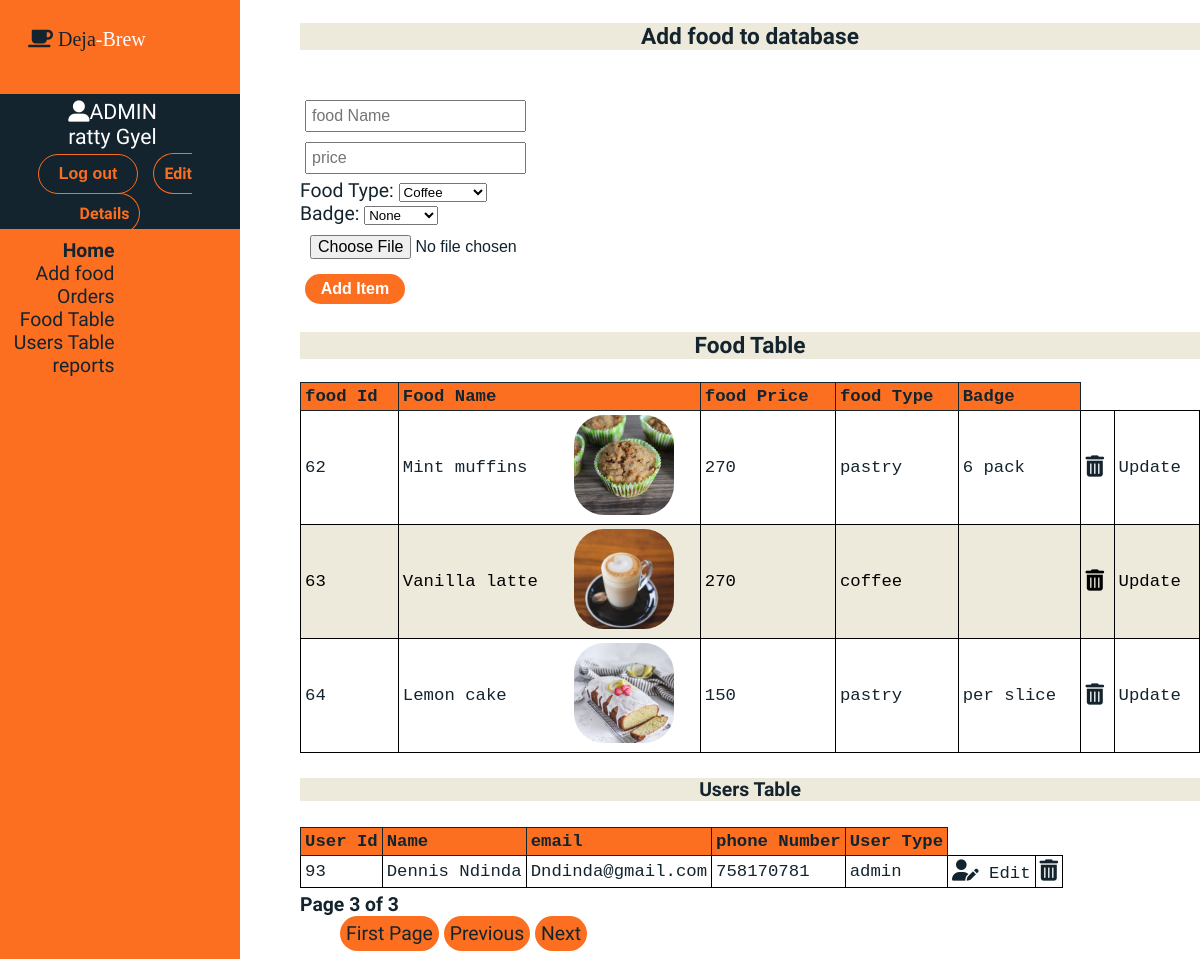
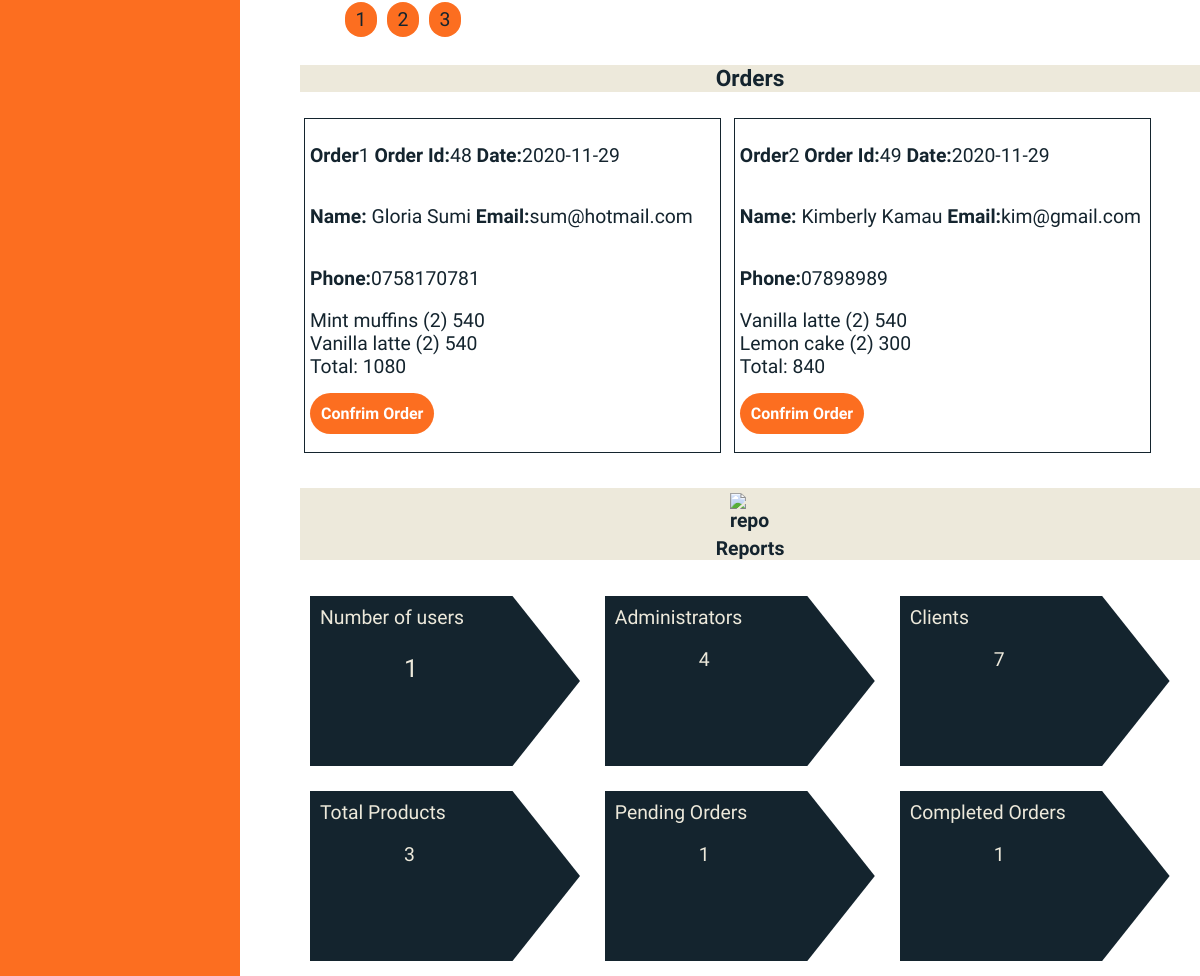
/admin_index.php?page_no=3 (signed in), run on the app's committed database (2 pictures, top to bottom).
### tables this page shows
CREATE TABLE `food` (
  `foodId` int(11) NOT NULL,
  `foodName` varchar(25) NOT NULL,
  `price` int(255) NOT NULL,
  `foodType` varchar(255) NOT NULL,
  `badge` text NOT NULL,
  `image` varchar(200) NOT NULL
);

CREATE TABLE `users` (
  `userId` int(11) NOT NULL,
  `firstName` varchar(255) NOT NULL,
  `lastName` varchar(255) NOT NULL,
  `email` varchar(255) NOT NULL,
  `password` varchar(255) NOT NULL,
  `phoneNumber` int(10) NOT NULL,
  `userType` varchar(10) NOT NULL DEFAULT 'client'
);

CREATE TABLE `orders` (
  `orderId` int(50) NOT NULL,
  `grandTotal` int(100) NOT NULL,
  `date/time` date NOT NULL DEFAULT current_timestamp(),
  `status` varchar(220) NOT NULL DEFAULT 'pending',
  `userId` int(11) NOT NULL,
  `cartId` varchar(50) NOT NULL
);

CREATE TABLE `cart_items` (
  `itemId` int(11) NOT NULL,
  `productId` int(11) NOT NULL,
  `orderId` int(11) NOT NULL,
  `quantity` int(11) NOT NULL,
  `totalPrice` int(11) NOT NULL
);

### admin_index.php (the view, shortened to what this page needs)
<!DOCTYPE html>
<html>
<head>
    <link rel="stylesheet" href="style/phpstyles.css">
    <link rel="stylesheet" href="style/style.css">
</head>
<body class="body-content">
  <header class="admin-content sidebar">
        <nav class="navigation-bar">
            <div class="logo admin-logo">
                <i class="fas fa-coffee"></i>
                Deja<span>-Brew</span>
            </div>
            <div class='user_name'>
              <i class="fas fa-user-alt"></i>ADMIN<br />
            <?php echo $_SESSION['user_name'];?>
            <br />
            <form method="post" class="sign-out">
                <button type="submit" class="admin-btn user-type"  style="color: #FC6E20;  border-color: #FC6E20;   background-color: transparent;" name="log-out" value="Log Out">Log out</button>
            </form>
         <a class="admin-btn user-type"  style="color: #FC6E20;  border-color: #FC6E20;   background-color: transparent;"  href="update.php?id=<?php echo $_SESSION['admin_Id'] ?>">Edit Details</a>
          </div>
        </nav>
        <div class="navigation">
            <a class="navitems active">Home </a><br />
            <a class="navitems" href="#food_form">Add food </a><br />
            <a class="navitems" href="#orders">Orders </a><br />
            <a class="navitems" href="#food_table">Food Table </a><br />
            <a class="navitems" href="#users-table">Users Table </a><br />
            <a class="navitems" href="#reports">reports </a><br />
        </div>
  </header>
  <main class="admin-content">
    <div id="food_form">
          <h3 class="headers">Add food to database</h3>
          <form method="post"  enctype="multipart/form-data" id="food">
                <input type="hidden" name="size" value="1000000"/><br />
                <div class="inputs">
                  <input type="text" name="foodName" required placeholder="food Name"/><br />
                </div>
                <div class="inputs">
                <input type="number" name="price" min="1" placeholder="price" required/><br />
              </div>
              <div class="inputs">
                <label for="foodtype" class="food"></i>Food Type:</label>
                <select id="foodtype" class="food" name="food-type" form="food" required>
                    <option value="coffee" class="food-choice">Coffee</option>
                </select>
              </div>
              <div class="inputs">
                <label for="badge-select" class="food-badge">Badge:</label>
                <select id="badge-select" class="badge-select" name="badge_info" form="food" required>
                  <option value=" " class="badge-choice" selected>None</option>
                </select>
              </div>
              <div class="inputs">
                <input type="file" name="image" required/><br />
              </div>
              <div class="inputs">
                <input type="submit"class="user-type" name="upload" value="Add Item"/>
              </div>
          </form>
          <?php
            require_once ("db_connect.php");
           ?>
        </div>
    <div id="food_table">
      <h3 class="headers">Food Table</h3>
      <table>
        <tr>
          <th>  food Id </th>
          <th style="border-right:0px;">Food Name</th>
          <th style="border-left:0px;">          </th>
          <th>  food Price </th>
          <th>  food Type </th>
          <th>  Badge </th>
        </tr>
          <?php
            $sql = "SELECT * FROM food ORDER BY foodId ASC ";
            $result = $conn->query($sql);
            if ($result->num_rows > 0) {
            while($row = $result->fetch_assoc()) {
              ?>
              <tr>
              <td><?php echo $row["foodId"]?>      </td>
              <td style="border-right:0px;"><?php echo $row["foodName"]?>      </td>
              <td style="border-left:0px;">     <?php echo "<img class=' shopping_image'  src='images/products/".$row['image']."'>" ?>   </td>
              <td><?php echo $row["price"]?>      </td>
              <td><?php echo $row["foodType"]?>      </td>
              <td><?php echo $row["badge"]?>      </td>
              <td><a href="food_delete.php?id=<?php echo $row['foodId']; ?>&value2=<?php echo $row['image']; ?> "><i class="fas fa-trash-alt"></i> </td>
              <td > <a href="food_update.php?updateid=<?php echo $row['foodId']; ?>"><span onclick="update_form()">Update</span</a> </td>
              </tr>
              <?php
            }
          }else {
            echo "No food in the database";
          }
           ?>
      </table>
    </div>
    <div id="users-table">
      <h4 class="headers">Users Table</h4>
      <table class="pagination" data-pagecount="3">
            <tr>
              <th>User Id</th>
              <th>Name</th>
              <th>email</th>
              <th>phone Number</th>
              <th>User Type</th>
             </tr>
              <?php
                require_once("db_connect.php");
                if (isset($_GET['page_no']) && $_GET['page_no']!="") {
                    $page_no = $_GET['page_no'];
                    } else {
                        $page_no = 1;
                        }
                  $total_records_per_page = 5;
                $result_count = mysqli_query($conn,"SELECT COUNT(*) As total_records FROM `users`");
                $total_records = mysqli_fetch_array($result_count);
                $total_records = $total_records['total_records'];
                $total_no_of_pages = ceil($total_records / $total_records_per_page);
                $offset = ($page_no-1) * $total_records_per_page;
                $previous_page = $page_no - 1;
                $next_page = $page_no + 1;
                $sql = "SELECT userid, firstName, email,phoneNumber,lastName,userType FROM users ORDER BY userType DESC LIMIT $offset, $total_records_per_page";
                $result = $conn->query($sql);
                if ($result->num_rows > 0) {
                while($row = $result->fetch_assoc()) {
                echo "<tr><td>" . $row["userid"]. "</td><td>" . $row["firstName"]. "\r\n". $row["lastName"]. "</td><td>"
                . $row["email"]."</td><td>".$row["phoneNumber"]. "</td><td>".$row["userType"]."</td>";
                ?>
                <td><a href="update.php?id=<?php echo $row['userid']; ?>"><i class="fas fa-user-edit"></i>&#9;Edit</a></td>
                <td><a href="delete.php?id=<?php echo $row['userid']; ?>"><i class="fas fa-trash-alt"></i>&#9; </a></td>
                <?php
                echo"</tr>";
                }
                } else {
                   echo "no results";
                 }
              ?>
        </table>
      <div style="text-align:justify;">
        <strong>Page <?php echo $page_no." of ".$total_no_of_pages; ?></strong>
      </div>
      <ul class="pagination">
            <?php if($page_no > 1){
            echo "<li><a href='?page_no=1'>First Page</a></li>";
            } ?>
            <li <?php if($page_no <= 1){ echo "class='disabled'"; } ?>>
            <a <?php if($page_no > 1){
            echo "href='?page_no=$previous_page'";
            } ?>>Previous</a>
            </li>
            <li <?php if($page_no >= $total_no_of_pages){
            echo "class='disabled'";
            } ?>>
            <a <?php if($page_no < $total_no_of_pages) {
            echo "href='?page_no=$next_page'";
            } ?>>Next</a>
            </li>
            <?php
            echo "<br />";
            $counter=1;
            while($total_no_of_pages>=$counter){
              echo "<li class='page-Number'> <a href='?page_no=$counter'>",$counter,"</a>   </li>";
              $counter=$counter+1;
            }
            ?>
      </ul>
    </div>
    <div id="orders">
      <h3 class="headers">Orders </h3>
      <?php
      $order_no=1;
      $order_sql="SELECT * FROM orders ORDER BY 'date/time' ASC ";
      $order_result = $conn->query($order_sql);
      if ($order_result->num_rows > 0) {
        while($order_row = $order_result->fetch_assoc()) {
          $order=$order_row["orderId"];
          $order_user=$order_row["userId"];
          $cart_sql="SELECT * FROM cart_items WHERE orderId='$order'   ";
          $cart_result = $conn->query($cart_sql);
          $order_names="SELECT * FROM users WHERE userId='$order_user' ";
          $order_user_details=$conn->query($order_names);
          while($order_name_row = $order_user_details->fetch_assoc()){
          ?>
          <div class="order-item">
            <p class="order-title"><strong>Order</strong><?php echo $order_no; ?></p>
            <p class="order-title"><strong>Order Id:</strong><?php echo $order;?></p>
            <p class="order-title">  <strong>Date:</strong><?php echo $order_row["date/time"]; ?> </p><br />
            <p class="order-title"><strong>Name:</strong> <?php echo $order_name_row["firstName"],"  ", $order_name_row["lastName"] ; ?> </p>
            <p class="order-title"> <strong>Email:</strong><?php echo $order_name_row["email"]?></p>
            <p class="order-title"> <strong>Phone:</strong><?php echo "0", $order_name_row["phoneNumber"]?></p><br />
            <div class="cart-items">
              <?php
            }
               while($cart_row = $cart_result->fetch_assoc()){
                 $product=$cart_row["productId"];
                 $food_sql="SELECT foodName FROM food WHERE foodId='$product' ";
                 $food_result=$conn->query($food_sql);
                 while($food_row = $food_result->fetch_assoc()){
                 ?>
                 <t able class="cart-items">
                     <td> <?php echo $food_row["foodName"];?>
                     <?php echo "(",$cart_row["quantity"],")";?>  </td>
                     <td> <?php echo $cart_row["totalPrice"];?>  </td><br />
                 <?php
               }
               }
              ?>
              <div class="order-total">
                  Total:
                <?php
              echo $order_row["grandTotal"];
              ?>
            </div><br />
               <a class="user-type" href="admin_index.php?order_id=<?php echo $order_row["orderId"]; ?>" >Confrim Order</a><br /><br />
            </div>
          </div>
            <?php
            $order_no=$order_no+1;
          }
        }else
        {
          echo "No Orders";
        }
      ?>
    </div>
    <div id="reports">
      <h4 class="headers"><img src="https://www.flaticon.com/svg/static/icons/svg/1188/1188576.svg" alt="report" class="report-img"/><br />Reports</h4>
      <div class="report-card">
        <div class="report-content">
          <b>Number of users</b>
          <p style="padding-left:40%;font-size:25px;"> <?php echo $result->num_rows;  ?></p>
          <br />
          <br />
          <br />
       </div>
      </div>
      <div class="report-card">
        <div class="report-content">
          <b>Administrators</b>
          <p style="padding-left:40%;">
            <?php
            $result_count = mysqli_query($conn,"SELECT COUNT(*) As total_records FROM `users` WHERE userType='admin' ");
            $total_records = mysqli_fetch_array($result_count);
            $total_records = $total_records['total_records'];
            echo $total_records;
             ?>
           </p>
          <br />
          <br />
          <br />
       </div>
      </div>
      <div class="report-card">
        <div class="report-content">
          <b>Clients</b>
          <p style="padding-left:40%;"><?php
          $result_count = mysqli_query($conn,"SELECT COUNT(*) As total_records FROM `users` WHERE userType='client' ");
          $total_records = mysqli_fetch_array($result_count);
          $total_records = $total_records['total_records'];
          echo $total_records; ?>
        </p>
          <br />
          <br />
          <br />
       </div>
      </div>
      <div class="report-card">
        <div class="report-content">
          <b>Total Products</b>
          <p style="padding-left:40%;"><?php
          $result_count = mysqli_query($conn,"SELECT COUNT(*) As total_records FROM `food` ");
          $total_records = mysqli_fetch_array($result_count);
          $total_records = $total_records['total_records'];
          echo $total_records; ?>
        </p>
          <br />
          <br />
          <br />
       </div>
      </div>
      <div class="report-card">
        <div class="report-content">
          <b>Pending Orders</b>
          <p style="padding-left:40%;"><?php
          $result_count = mysqli_query($conn,"SELECT COUNT(*) As total_records FROM `orders` WHERE status='pending' ");
          $total_records = mysqli_fetch_array($result_count);
          $total_records = $total_records['total_records'];
          echo $total_records; ?>
        </p>
          <br />
          <br />
          <br />
       </div>
      </div>
      <div class="report-card">
        <div class="report-content">
          <b>Completed Orders</b>
          <p style="padding-left:40%;"><?php
          $result_count = mysqli_query($conn,"SELECT COUNT(*) As total_records FROM `orders` WHERE status='completed' ");
          $total_records = mysqli_fetch_array($result_count);
          $total_records = $total_records['total_records'];
          echo $total_records; ?>
        </p>
          <br />
          <br />
          <br />
       </div>
      </div>
    </div>
  </main>
</body>
</html>

### data on the page
food: foodId "62", foodName "Mint muffins", image (picture), price "270", foodType "pastry", badge "6 pack"
food: foodId "63", foodName "Vanilla latte", image (picture), price "270", foodType "coffee"
food: foodId "64", foodName "Lemon cake", image (picture), price "150", foodType "pastry", badge "per slice"
users: userId "93", firstName "Dennis", lastName "Ndinda", email "Dndinda@gmail.com", phoneNumber "758170781", userType "admin"
orders: orderId "48", value "2020-11-29", grandTotal "1080"
users: firstName "Gloria", lastName "Sumi", email "sum@hotmail.com", phoneNumber "758170781"
cart_items: quantity "2", totalPrice "540"
cart_items: quantity "2", totalPrice "540"
orders: orderId "49", value "2020-11-29", grandTotal "840"
users: firstName "Kimberly", lastName "Kamau", email "kim@gmail.com", phoneNumber "7898989"
cart_items: quantity "2", totalPrice "540"
cart_items: quantity "2", totalPrice "300"

### other printed values
$_SESSION['user_name'] "ratty Gyel"
$page_no "3"
$total_no_of_pages "3"
$result->num_rows "1"
$total_records "4"
$total_records "7"
$total_records "3"
$total_records "1"
